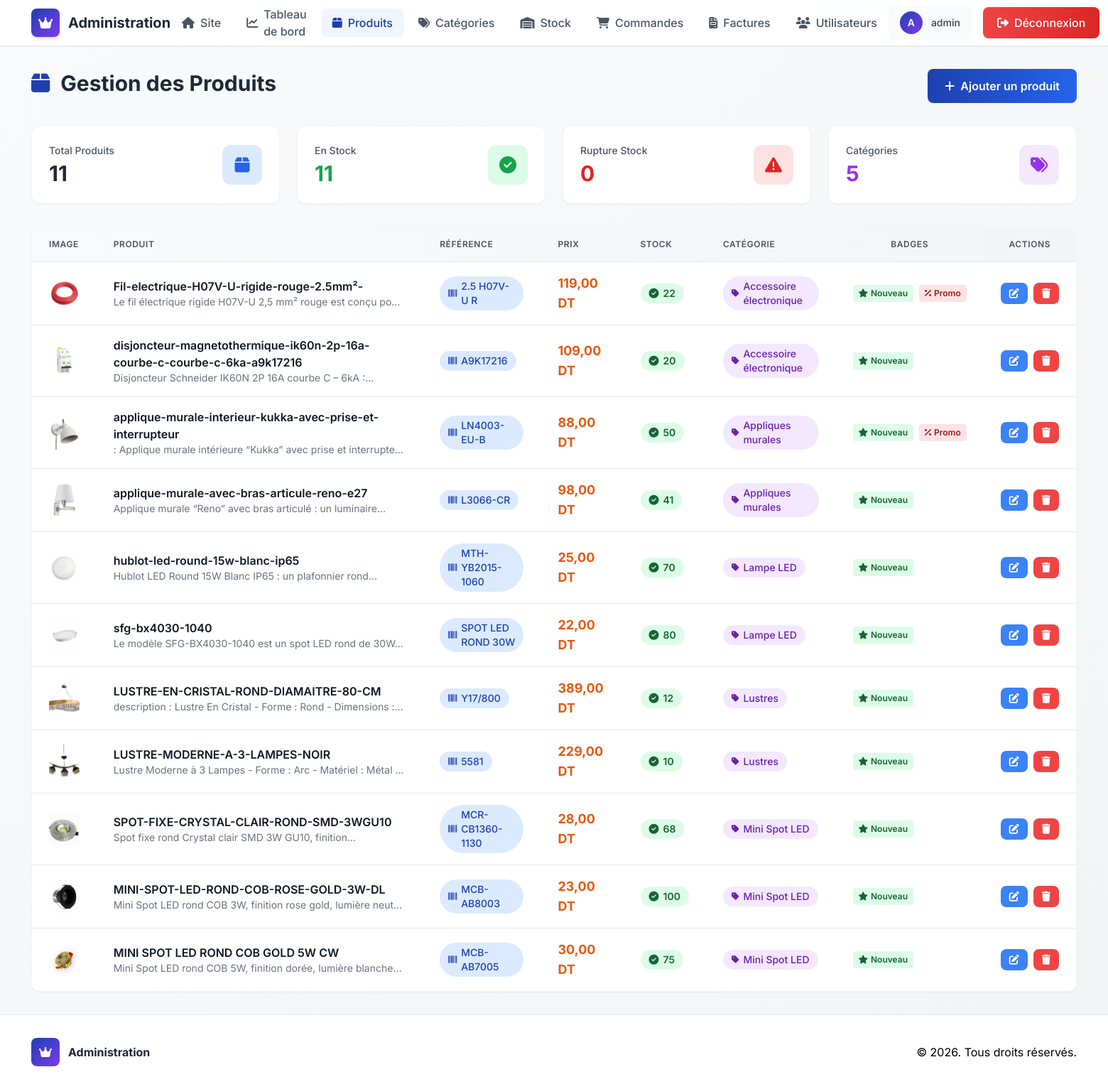
/admin/products.php (signed in), run on the app's committed database.
### tables this page shows
CREATE TABLE `produits` (
  `id` int(11) NOT NULL,
  `nom` varchar(200) NOT NULL,
  `reference_produit` varchar(100) DEFAULT NULL,
  `description` text DEFAULT NULL,
  `prix` decimal(10,2) NOT NULL,
  `marque` varchar(100) DEFAULT NULL,
  `type_eclairage` varchar(100) DEFAULT NULL,
  `couleur` varchar(50) DEFAULT NULL,
  `image` varchar(255) DEFAULT NULL,
  `stock` int(11) DEFAULT 0,
  `categorie_id` int(11) DEFAULT NULL,
  `nouveau` tinyint(1) DEFAULT 0,
  `promo` tinyint(1) DEFAULT 0,
  `disponibilite` tinyint(1) DEFAULT 1,
  `date_creation` timestamp NOT NULL DEFAULT current_timestamp()
);

CREATE TABLE `categories` (
  `id` int(11) NOT NULL,
  `nom` varchar(100) NOT NULL,
  `description` text DEFAULT NULL
);

### admin/products.php (the view, shortened to what the rows shown need)
<?php
require_once '../db/db.php';
$stmt = $pdo->query("
    SELECT p.*, c.nom as categorie_nom
    FROM produits p
    LEFT JOIN categories c ON p.categorie_id = c.id
    ORDER BY p.date_creation DESC
");
$produits = $stmt->fetchAll();
?>
<!DOCTYPE html>
<html lang="fr">
<head>
    <script src="https://cdn.tailwindcss.com"></script>
    <link rel="stylesheet" href="https://cdnjs.cloudflare.com/ajax/libs/font-awesome/6.4.0/css/all.min.css">
</head>
<body class="bg-gradient-to-br from-gray-50 to-gray-100 min-h-screen font-sans antialiased flex flex-col">
    <nav class="bg-white border-b border-gray-200 sticky top-0 z-50 shadow-sm backdrop-blur-lg bg-opacity-90">
        <div class="container mx-auto px-6 lg:px-8">
            <div class="flex justify-between items-center h-16">
                <a href="dashboard.php" class="flex items-center space-x-3 group">
                    <div>
                        <h1 class="text-xl font-bold text-gray-800">Administration</h1>
                    </div>
                </a>
            </div>
        </div>
    </nav>
    <main class="container mx-auto px-6 lg:px-8 py-8 flex-grow">
        <div class="mb-8">
            <div class="flex flex-col md:flex-row justify-between items-start md:items-center gap-4">
                <div>
                    <h2 class="text-3xl font-bold text-gray-800 mb-2">
                        <i class="fas fa-box text-primary mr-2"></i>
                        Gestion des Produits
                    </h2>
                </div>
            </div>
        </div>
        <div class="bg-white rounded-xl shadow-sm border border-gray-100 overflow-hidden">
            <div class="overflow-x-auto">
                <table class="w-full">
                    <thead class="bg-gradient-to-r from-gray-50 to-gray-100 border-b border-gray-200">
                        <tr>
                            <th class="px-6 py-4 text-left text-xs font-semibold text-gray-600 uppercase tracking-wider">Image</th>
                            <th class="px-6 py-4 text-left text-xs font-semibold text-gray-600 uppercase tracking-wider">Produit</th>
                            <th class="px-6 py-4 text-left text-xs font-semibold text-gray-600 uppercase tracking-wider">Référence</th>
                            <th class="px-6 py-4 text-left text-xs font-semibold text-gray-600 uppercase tracking-wider">Prix</th>
                            <th class="px-6 py-4 text-left text-xs font-semibold text-gray-600 uppercase tracking-wider">Stock</th>
                            <th class="px-6 py-4 text-left text-xs font-semibold text-gray-600 uppercase tracking-wider">Catégorie</th>
                            <th class="px-6 py-4 text-center text-xs font-semibold text-gray-600 uppercase tracking-wider">Badges</th>
                            <th class="px-6 py-4 text-center text-xs font-semibold text-gray-600 uppercase tracking-wider">Actions</th>
                        </tr>
                    </thead>
                    <tbody class="divide-y divide-gray-200 bg-white">
                        <?php foreach ($produits as $produit): ?>
                        <tr class="hover:bg-blue-50 transition-colors duration-150">
                            <td class="px-6 py-4">
                                <?php if (!empty($produit['image'])): ?>
                                    <img src="../<?php echo htmlspecialchars($produit['image']); ?>" alt="<?php echo htmlspecialchars($produit['nom']); ?>" class="h-12 w-12 rounded-lg object-cover">
                                <?php else: ?>
                                    <div class="h-12 w-12 rounded-lg bg-gray-200 flex items-center justify-center">
                                        <i class="fas fa-image text-gray-400"></i>
                                    </div>
                                <?php endif; ?>
                            </td>
                            <td class="px-6 py-4">
                                <div>
                                    <p class="font-semibold text-gray-900"><?php echo htmlspecialchars($produit['nom']); ?></p>
                                    <p class="text-sm text-gray-500 line-clamp-1"><?php echo htmlspecialchars($produit['description']); ?></p>
                                </div>
                            </td>
                            <td class="px-6 py-4">
                                <span class="inline-flex items-center px-3 py-1 rounded-full text-sm font-medium bg-blue-100 text-blue-800">
                                    <i class="fas fa-barcode mr-1.5 text-xs"></i>
                                    <?php echo htmlspecialchars($produit['reference_produit'] ?? 'N/A'); ?>
                                </span>
                            </td>
                            <td class="px-6 py-4">
                                <span class="font-bold text-lg text-orange-600">
                                    <?php echo number_format($produit['prix'], 2, ',', ' '); ?> DT
                                </span>
                            </td>
                            <td class="px-6 py-4">
                                <?php if ($produit['stock'] > 5): ?>
                                    <span class="inline-flex items-center px-3 py-1 rounded-full text-sm font-semibold bg-green-100 text-green-800">
                                        <i class="fas fa-check-circle mr-1.5"></i>
                                        <?php echo $produit['stock']; ?>
                                    </span>
                                <?php endif; ?>
                            </td>
                            <td class="px-6 py-4">
                                <span class="inline-flex items-center px-3 py-1 rounded-full text-sm font-medium bg-purple-100 text-purple-800">
                                    <i class="fas fa-tag mr-1.5 text-xs"></i>
                                    <?php echo htmlspecialchars($produit['categorie_nom'] ?? 'N/A'); ?>
                                </span>
                            </td>
                            <td class="px-6 py-4">
                                <div class="flex gap-2">
                                    <?php if (isset($produit['nouveau']) && $produit['nouveau']): ?>
                                        <span class="inline-flex items-center px-2 py-1 rounded text-xs font-semibold bg-green-100 text-green-800">
                                            <i class="fas fa-star mr-1"></i>Nouveau
                                        </span>
                                    <?php endif; ?>
                                    <?php if (isset($produit['promo']) && $produit['promo']): ?>
                                        <span class="inline-flex items-center px-2 py-1 rounded text-xs font-semibold bg-red-100 text-red-800">
                                            <i class="fas fa-percent mr-1"></i>Promo
                                        </span>
                                    <?php endif; ?>
                                </div>
                            </td>
                            <td class="px-6 py-4 text-center">
                                <div class="flex items-center justify-center gap-2">
                                    <a href="?edit=<?php echo $produit['id']; ?>"
                                       onclick="editProduct(<?php echo htmlspecialchars(json_encode($produit)); ?>)"
                                       class="inline-flex items-center px-3 py-2 bg-blue-500 hover:bg-blue-600 text-white rounded-lg text-sm font-semibold transition-all duration-200">
                                        <i class="fas fa-edit"></i>
                                    </a>
                                    <form method="POST" onsubmit="return confirm('Êtes-vous sûr de vouloir supprimer ce produit ?')" class="inline">
                                        <button type="submit" class="inline-flex items-center px-3 py-2 bg-red-500 hover:bg-red-600 text-white rounded-lg text-sm font-semibold transition-all duration-200">
                                            <i class="fas fa-trash"></i>
                                        </button>
                                    </form>
                                </div>
                            </td>
                        </tr>
                        <?php endforeach; ?>
                    </tbody>
                </table>
            </div>
        </div>
    </main>
</body>
</html>

### data on the page
produits: image (picture), nom "Fil-electrique-H07V-U-rigide-rouge-2.5mm²-", description "Le fil électrique rigide H07V-U 2,5 mm² rouge est conçu…", reference_produit "2.5 H07V-U R", prix "119,00", stock "22", categorie.nom "Accessoire électronique", nouveau 1 (drawn), promo 1 (drawn)
produits: image (picture), nom "disjoncteur-magnetothermique-ik60n-2p-16a-courbe-c-courbe-c-6ka-a9k17216", description "Disjoncteur Schneider IK60N 2P 16A courbe C – 6kA…", reference_produit "A9K17216", prix "109,00", stock "20", categorie.nom "Accessoire électronique", nouveau 1 (drawn)
produits: image (picture), nom "applique-murale-interieur-kukka-avec-prise-et-interrupteur", description ": Applique murale intérieure “Kukka” avec prise et…", reference_produit "LN4003-EU-B", prix "88,00", stock "50", categorie.nom "Appliques murales", nouveau 1 (drawn), promo 1 (drawn)
produits: image (picture), nom "applique-murale-avec-bras-articule-reno-e27", description "Applique murale “Reno” avec bras articulé : un…", reference_produit "L3066-CR", prix "98,00", stock "41", categorie.nom "Appliques murales", nouveau 1 (drawn)
produits: image (picture), nom "hublot-led-round-15w-blanc-ip65", description "Hublot LED Round 15W Blanc IP65 : un plafonnier…", reference_produit "MTH-YB2015-1060", prix "25,00", stock "70", categorie.nom "Lampe LED", nouveau 1 (drawn)
produits: image (picture), nom "sfg-bx4030-1040", description "Le modèle SFG-BX4030-1040 est un spot LED rond de…", reference_produit "SPOT LED ROND 30W", prix "22,00", stock "80", categorie.nom "Lampe LED", nouveau 1 (drawn)
produits: image (picture), nom "LUSTRE-EN-CRISTAL-ROND-DIAMAITRE-80-CM", description "description : Lustre En Cristal - Forme : Rond - Dimensions…", reference_produit "Y17/800", prix "389,00", stock "12", categorie.nom "Lustres", nouveau 1 (drawn)
produits: image (picture), nom "LUSTRE-MODERNE-A-3-LAMPES-NOIR", description "Lustre Moderne à 3 Lampes - Forme : Arc - Matériel : Métal…", reference_produit "5581", prix "229,00", stock "10", categorie.nom "Lustres", nouveau 1 (drawn)
produits: image (picture), nom "SPOT-FIXE-CRYSTAL-CLAIR-ROND-SMD-3WGU10", description "Spot fixe rond Crystal clair SMD 3W GU10,…", reference_produit "MCR-CB1360-1130", prix "28,00", stock "68", categorie.nom "Mini Spot LED", nouveau 1 (drawn)
produits: image (picture), nom "MINI-SPOT-LED-ROND-COB-ROSE-GOLD-3W-DL", description "Mini Spot LED rond COB 3W, finition rose gold, lumière…", reference_produit "MCB-AB8003", prix "23,00", stock "100", categorie.nom "Mini Spot LED", nouveau 1 (drawn)
produits: image (picture), nom "MINI SPOT LED ROND COB GOLD 5W CW", description "Mini Spot LED rond COB 5W, finition dorée, lumière…", reference_produit "MCB-AB7005", prix "30,00", stock "75", categorie.nom "Mini Spot LED", nouveau 1 (drawn)

### other printed values
substr($_SESSION['username'], 0, 1) "A"
$_SESSION['username'] "admin"
count($produits) "11"
count(array_filter($produits, fn($p) => $p['stock'] > 0)) "11"
count(array_filter($produits, fn($p) => $p['stock'] == 0)) "0"
count($categories) "5"
